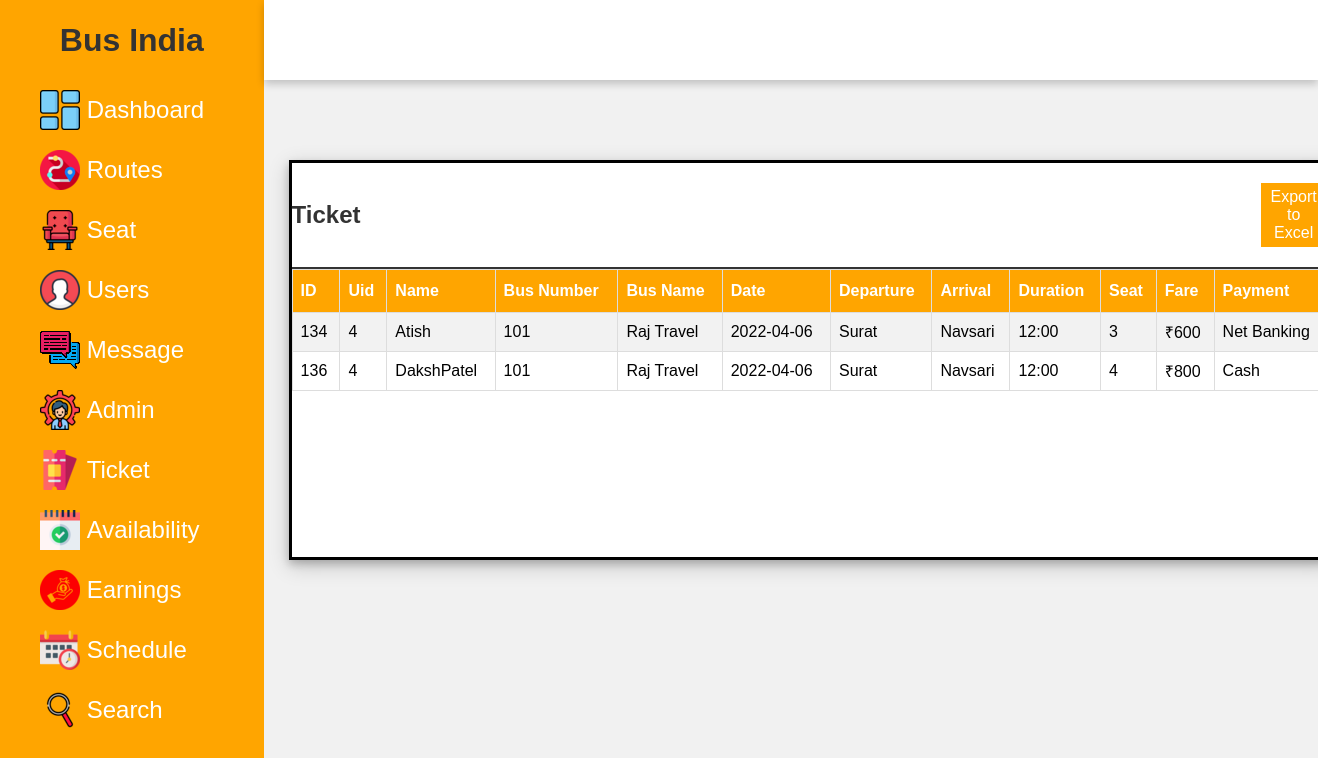
Page /admin/ticket.php (signed in) on the committed database.
### tables this page shows
CREATE TABLE IF NOT EXISTS `ticket` (
  `id` int NOT NULL,
  `uid` int NOT NULL,
  `pname` varchar(20) NOT NULL,
  `busnumber` varchar(20) NOT NULL,
  `busname` varchar(20) NOT NULL,
  `date` date NOT NULL,
  `departure` varchar(20) NOT NULL,
  `duration` varchar(20) NOT NULL,
  `arrival` varchar(20) NOT NULL,
  `seat` varchar(20) NOT NULL,
  `fare` varchar(20) NOT NULL,
  `pay` varchar(20) NOT NULL
);

### admin/ticket.php (the view, shortened to what this page needs)
<!DOCTYPE html>
<html lang="en">
<head>
    <link rel="stylesheet" href="style.css">
    <?php
    include('includes/sidebar.php');
     include('includes/topbar.php');
     include('config/dbcon.php');
     ?>
</head>
<body>
    <div class="container">
        <div class="content">
            <div class="content-2" style="padding-top:80px">
                <div class="recent-payments" style="padding-top: -7px;">
                    <div class="title">
                        <h2>Ticket</h2>
                        <a href="export/exportticket.php"  class="btn btn-primary btn-sm float-right" style="margin-right: 2px;margin-left: 900px;">Export to Excel </a>
                    </div>
                    <table id="customers">
                        <tr>
                            <th>ID</th>
                            <th>Uid</th>
                            <th>Name</th>
                            <th>Bus Number</th>
                            <th>Bus Name</th>
                            <th>Date</th>
                            <th>Departure</th>
                            <th>Arrival</th>
                            <th>Duration</th>
                            <th>Seat</th>
                            <th>Fare</th>
                            <th>Payment</th>
                        </tr><?php
                                                    $query = "SELECT * FROM ticket";
                                                    $query_run = mysqli_query($con, $query);
                                                    if(mysqli_num_rows($query_run)>0)
                                                    {
                                                        foreach($query_run as $row)
                                                        {
                                                ?>
                                            <tr>
                                                <td><?php echo $row['id']; ?></td>
                                                <td><?php echo $row['uid']; ?></td>
                                                <td><?php echo $row['pname']; ?></td>
                                                <td><?php echo $row['busnumber']; ?></td>
                                                <td><?php echo $row['busname']; ?></td>
                                                <td><?php echo $row['date']; ?></td>
                                                <td><?php echo $row['departure']; ?></td>
                                                <td><?php echo $row['arrival']; ?></td>
                                                <td><?php echo $row['duration']; ?></td>
                                                <td><?php echo $row['seat']; ?></td>
                                                <td>₹<?php echo $row['fare']; ?></td>
                                                <td><?php echo $row['pay']; ?></td>
                                            </tr>
                                                <?php
                                                    }
                                                    }else{
                                                    ?>
                                                    <tr>
                                                        <td>No data Found</td>
                                                    </tr>
                                                    <?php
                                                        }
                                                ?>
             </table>
                </div>
            </div>
        </div>
    </div>
</body>
</html>

### admin/css/style.css (style rules this page uses)
* { margin: 0; padding: 0; box-sizing: border-box; font-family: 'Poppins', sans-serif; }
body { min-height: 100vh; }
a { text-decoration: none; color: white; }
h1, h2 { color: #333; }
.btn { background: #ffa500; color: white; padding: 5px 10px; text-align: center; }
.title { display: flex; align-items: center; justify-content: space-around; padding-top: 20px; padding-bottom: 20px; border-bottom: 2px solid #333; }
table { padding: 10px; }
th, td { text-align: left; padding: 8px; }
.container { position: absolute; right: 0; width: 80vw; height: 100vh; background: #f1f1f1; }
.container .content { position: relative; margin-top: 10vh; min-height: 90vh; background: #f1f1f1; }
.container .content .content-2 { min-height: 60vh; display: flex; justify-content: space-around; align-items: flex-start; flex-wrap: wrap; }
.container .content .content-2 .recent-payments { min-height: 50vh; flex: 5; background: white; margin: 0 25px 25px 25px; box-shadow: 0 4px 8px 0 rgba(0, 0, 0, 0.2), 0 6px 20px 0 rgba(0, 0, 0, 0.19); border: 3px solid #000000; display: flex; flex-direction: column; }

### admin/ticket.php (style rules this page uses)
#customers { font-family: Arial, Helvetica, sans-serif; border-collapse: collapse; width: 100%; }
#customers td, #customers th { border: 1px solid #ddd; padding: 8px; }
#customers tr:nth-child(even) { background-color: #f2f2f2; }
#customers th { padding-top: 12px; padding-bottom: 12px; text-align: left; background-color: #ffa500; color: white; }

### rows in the picture
ticket: id "134", uid "4", pname "Atish", busnumber "101", busname "Raj Travel", date "2022-04-06", departure "Surat", arrival "Navsari", duration "12:00", seat "3", fare "600", pay "Net Banking"
ticket: id "136", uid "4", pname "DakshPatel", busnumber "101", busname "Raj Travel", date "2022-04-06", departure "Surat", arrival "Navsari", duration "12:00", seat "4", fare "800", pay "Cash"
